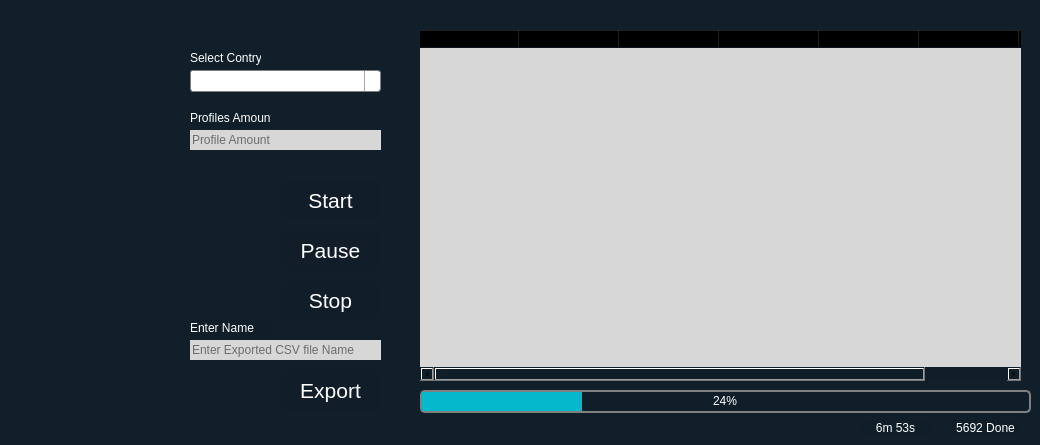
     <widget class="QWidget" name="tab1">
      <property name="styleSheet">
       <string notr="true">background-color:rgba(16, 30, 41, 240);
border:none</string>
      </property>
      <attribute name="title">
       <string>Tab 1</string>
      </attribute>
      <widget class="QComboBox" name="comboBox">
       <property name="geometry">
        <rect>
         <x>190</x>
         <y>70</y>
         <width>191</width>
         <height>22</height>
        </rect>
       </property>
       <property name="styleSheet">
        <string notr="true">QComboBox {
    border: 1px solid gray;
    border-radius: 3px;
    padding: 1px 18px 1px 3px;
    min-width: 6em;
}

QComboBox:editable {
    background: white;
}

QComboBox:!editable, QComboBox::drop-down:editable {
     background: qlineargradient(x1: 0, y1: 0, x2: 0, y2: 1,
                                 stop: 0 #E1E1E1, stop: 0.4 #DDDDDD,
                                 stop: 0.5 #D8D8D8, stop: 1.0 #D3D3D3);
}

/* QComboBox gets the &quot;on&quot; state when the popup is open */
QComboBox:!editable:on, QComboBox::drop-down:editable:on {
    background: qlineargradient(x1: 0, y1: 0, x2: 0, y2: 1,
                                stop: 0 #D3D3D3, stop: 0.4 #D8D8D8,
                                stop: 0.5 #DDDDDD, stop: 1.0 #E1E1E1);
}

QComboBox:on { /* shift the text when the popup opens */
    padding-top: 3px;
    padding-left: 4px;
}

QComboBox::drop-down {
    subcontrol-origin: padding;
    subcontrol-position: top right;
    width: 15px;

    border-left-width: 1px;
    border-left-color: darkgray;
    border-left-style: solid; /* just a single line */
    border-top-right-radius: 3px; /* same radius as the QComboBox */
    border-bottom-right-radius: 3px;
}

</string>
       </property>
       <property name="editable">
        <bool>true</bool>
       </property>
      </widget>
      <widget class="QLabel" name="label_3">
       <property name="geometry">
        <rect>
         <x>190</x>
         <y>50</y>
         <width>71</width>
         <height>16</height>
        </rect>
       </property>
       <property name="styleSheet">
        <string notr="true">color:white
</string>
       </property>
       <property name="text">
        <string>Select Contry</string>
       </property>
      </widget>
      <widget class="QLabel" name="label_4">
       <property name="geometry">
        <rect>
         <x>190</x>
         <y>110</y>
         <width>81</width>
         <height>16</height>
        </rect>
       </property>
       <property name="styleSheet">
        <string notr="true">color:white
</string>
       </property>
       <property name="text">
        <string>Profiles Amount</string>
       </property>
      </widget>
      <widget class="QLineEdit" name="lineEdit">
       <property name="geometry">
        <rect>
         <x>190</x>
         <y>130</y>
         <width>191</width>
         <height>20</height>
        </rect>
       </property>
       <property name="styleSheet">
        <string notr="true">background-color:rgb(215, 215, 215)
</string>
       </property>
       <property name="text">
        <string/>
       </property>
       <property name="placeholderText">
        <string>Profile Amount</string>
       </property>
      </widget>
      <widget class="QPushButton" name="pushButton_6">
       <property name="geometry">
        <rect>
         <x>280</x>
         <y>180</y>
         <width>101</width>
         <height>41</height>
        </rect>
       </property>
       <property name="font">
        <font>
         <pointsize>16</pointsize>
        </font>
       </property>
       <property name="styleSheet">
        <string notr="true">QPushButton {
   background-color:rgb(17, 30, 42);
	border: none;
   color: white;
    border-radius:10px;
}
QPushButton:hover {
	background-color: rgba(0,125,236,255);
}
QPushButton:pressed {	
	background-color: white;
   color : black
}</string>
       </property>
       <property name="text">
        <string>Start</string>
       </property>
      </widget>
      <widget class="QPushButton" name="pushButton_7">
       <property name="geometry">
        <rect>
         <x>280</x>
         <y>230</y>
         <width>101</width>
         <height>41</height>
        </rect>
       </property>
       <property name="font">
        <font>
         <pointsize>16</pointsize>
        </font>
       </property>
       <property name="styleSheet">
        <string notr="true">QPushButton {
   background-color:rgb(17, 30, 42);
	border: none;
   color: white;
    border-radius:10px;
}
QPushButton:hover {
	background-color: rgba(0,125,236,255);
}
QPushButton:pressed {	
	background-color: white;
   color : black
}</string>
       </property>
       <property name="text">
        <string>Pause</string>
       </property>
      </widget>
      <widget class="QPushButton" name="pushButton_8">
       <property name="geometry">
        <rect>
         <x>280</x>
         <y>280</y>
         <width>101</width>
         <height>41</height>
        </rect>
       </property>
       <property name="font">
        <font>
         <pointsize>16</pointsize>
        </font>
       </property>
       <property name="styleSheet">
        <string notr="true">QPushButton {
   background-color:rgb(17, 30, 42);
	border: none;
   color: white;
    border-radius:10px;
}
QPushButton:hover {
	background-color: rgba(0,125,236,255);
}
QPushButton:pressed {	
	background-color: white;
   color : black
}</string>
       </property>
       <property name="text">
        <string>Stop</string>
       </property>
      </widget>
      <widget class="QPushButton" name="pushButton_9">
       <property name="geometry">
        <rect>
         <x>280</x>
         <y>370</y>
         <width>101</width>
         <height>41</height>
        </rect>
       </property>
       <property name="font">
        <font>
         <pointsize>16</pointsize>
        </font>
       </property>
       <property name="styleSheet">
        <string notr="true">QPushButton {
   background-color:rgb(17, 30, 42);
	border: none;
   color: white;
    border-radius:10px;
}
QPushButton:hover {
	background-color: rgba(0,125,236,255);
}
QPushButton:pressed {	
	background-color: white;
   color : black
}</string>
       </property>
       <property name="text">
        <string>Export</string>
       </property>
      </widget>
      <widget class="QProgressBar" name="progressBar">
       <property name="geometry">
        <rect>
         <x>420</x>
         <y>390</y>
         <width>611</width>
         <height>23</height>
        </rect>
       </property>
       <property name="styleSheet">
        <string notr="true">QProgressBar {
    border: 2px solid grey;
    text-align: center;
    border-radius: 5px;
    color:white
}

QProgressBar::chunk {
    background-color: #05B8CC;
    width: 20px;
   color:white
}</string>
       </property>
       <property name="value">
        <number>24</number>
       </property>
      </widget>
      <widget class="QLabel" name="label_5">
       <property name="geometry">
        <rect>
         <x>950</x>
         <y>420</y>
         <width>71</width>
         <height>16</height>
        </rect>
       </property>
       <property name="styleSheet">
        <string notr="true">color:white
</string>
       </property>
       <property name="text">
        <string>5692 Done</string>
       </property>
       <property name="alignment">
        <set>Qt::AlignCenter</set>
       </property>
      </widget>
      <widget class="QLabel" name="label_6">
       <property name="geometry">
        <rect>
         <x>860</x>
         <y>420</y>
         <width>71</width>
         <height>16</height>
        </rect>
       </property>
       <property name="styleSheet">
        <string notr="true">color:white
</string>
       </property>
       <property name="text">
        <string>6m 53s</string>
       </property>
       <property name="alignment">
        <set>Qt::AlignCenter</set>
       </property>
      </widget>
      <widget class="QTableWidget" name="tableWidget_3">
       <property name="geometry">
        <rect>
         <x>420</x>
         <y>30</y>
         <width>601</width>
         <height>351</height>
        </rect>
       </property>
       <property name="styleSheet">
        <string notr="true">QTableWidget {

background-color:rgb(215, 215, 215);
color:black;


}</string>
       </property>
       <column>
        <property name="text">
         <string>Full Name</string>
        </property>
       </column>
       <column>
        <property name="text">
         <string>Username</string>
        </property>
       </column>
       <column>
        <property name="text">
         <string>Connections</string>
        </property>
       </column>
       <column>
        <property name="text">
         <string>Country</string>
        </property>
       </column>
       <column>
        <property name="text">
         <string>Company</string>
        </property>
       </column>
       <column>
        <property name="text">
         <string>Job Designation</string>
        </property>
       </column>
       <column>
        <property name="text">
         <string>Address</string>
        </property>
       </column>
      </widget>
      <widget class="QLineEdit" name="lineEdit_7">
       <property name="geometry">
        <rect>
         <x>190</x>
         <y>340</y>
         <width>191</width>
         <height>20</height>
        </rect>
       </property>
       <property name="styleSheet">
        <string notr="true">QLineEdit{
background-color:rgb(215, 215, 215);
text: &quot;sadsad&quot;
}
QLineEdit:focus{
 text:&quot;  &quot;;
}
</string>
       </property>
       <property name="text">
        <string/>
       </property>
       <property name="placeholderText">
        <string>Enter Exported CSV file Name</string>
       </property>
      </widget>
      <widget class="QLabel" name="label_22">
       <property name="geometry">
        <rect>
         <x>190</x>
         <y>320</y>
         <width>81</width>
         <height>16</height>
        </rect>
       </property>
       <property name="styleSheet">
        <string notr="true">color:white
</string>
       </property>
       <property name="text">
        <string>Enter Name</string>
       </property>
      </widget>
     </widget>
